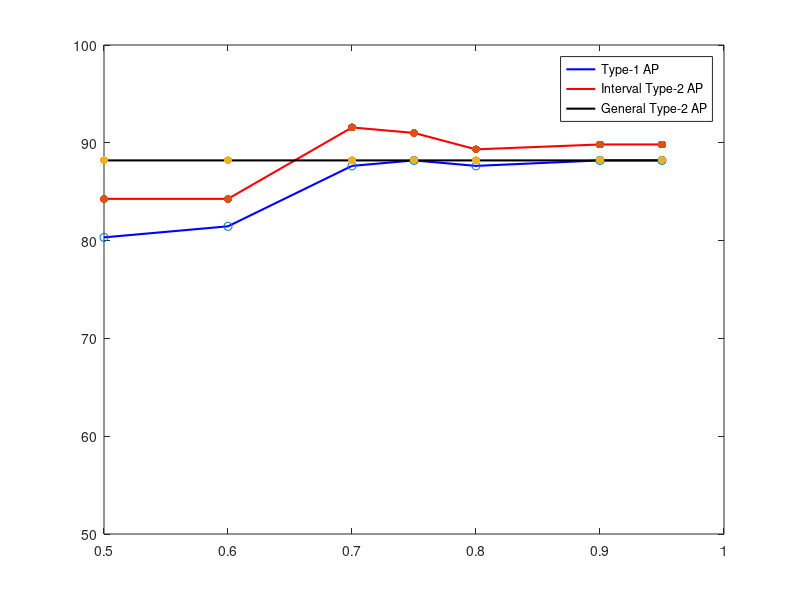

MATLAB code for this plot:
lam1=[0.5 0.6 0.7 0.75 0.8 0.9 0.95 ];
acc1=[80.33 81.46 87.64 88.20 87.64 88.20 88.20];

lam2=[0.5 0.6 0.7 0.75 0.8 0.9 0.95];
acc2=[84.27 84.27 91.57 91.01 89.33 89.83 89.83];

lam3=[0.5 0.6 0.7 0.75 0.8 0.9 0.95];
acc3=[88.20 88.20 88.20 88.20 88.20 88.20 88.20];

clear y label;
box on
hold on 
graph1=plot(lam1,acc1,'blue');
graph2=plot(lam2,acc2,'red');
graph3=plot(lam3,acc3,'black');

set(graph1,'LineWidth',1.5);
set(graph2,'LineWidth',1.5);
set(graph3,'LineWidth',1.5);

yticks([50 60 70 80 90 100])
scatter(lam1,acc1,'blue');
scatter(lam2,acc2,'red','filled');
scatter(lam3,acc3,'black','filled');

legend('Type-1 AP','Interval Type-2 AP', 'General Type-2 AP');
ylim([50 100]);
hold off